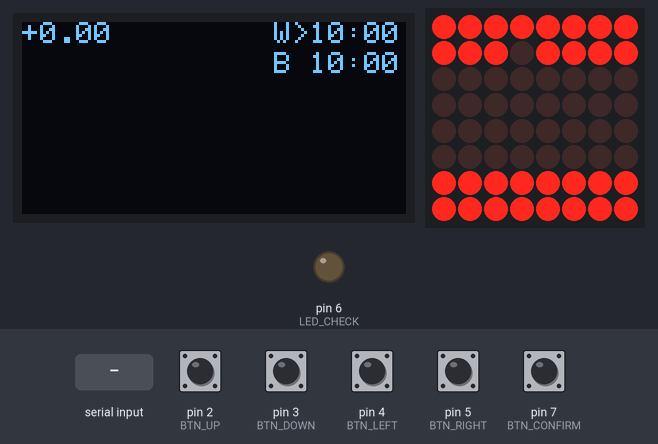
This sketch was run on a simulated Arduino Uno, built with avr-gcc and run on an emulated ATmega328P. On the bench: 128×64 one-colour display, 8×8 LED matrix, output pins drawn as LEDs (lit = HIGH). Inputs (shaded band) come from the test bench; at power-on: pin 2 (BTN_UP), pin 3 (BTN_DOWN), pin 4 (BTN_LEFT), pin 5 (BTN_RIGHT), pin 7 (BTN_CONFIRM) HIGH. What the sketch prints to the serial monitor is not drawn.

Above: at 1.2 s.
1.3 s: "EVALTXT:\n" received over Serial
At 3.4 s:
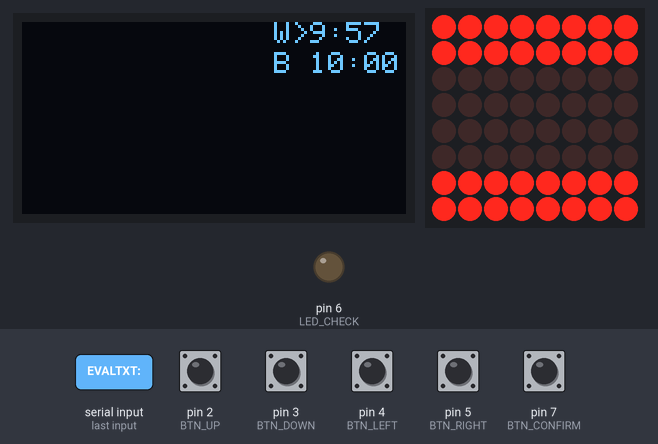
3.5 s: pin 2 (BTN_UP) pulled LOW for 1 s
At 4.75 s:
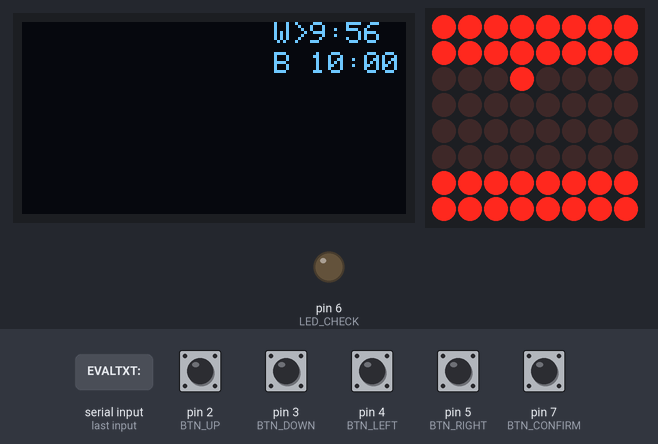
5.1 s: pin 4 (BTN_LEFT) pulled LOW for 0.15 s
At 5.48 s:
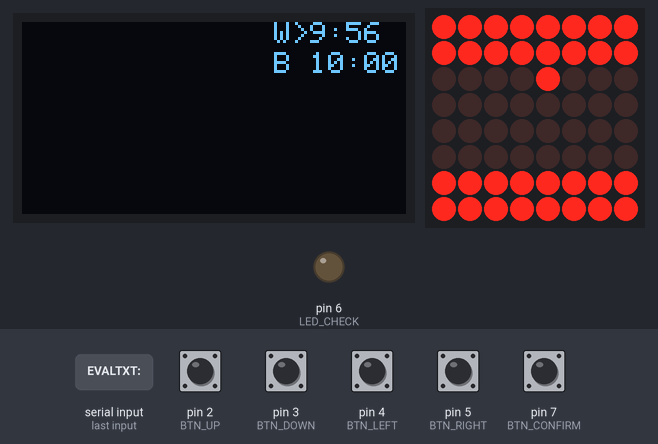
5.8 s: pin 3 (BTN_DOWN) pulled LOW for 0.15 s
At 6.2 s:
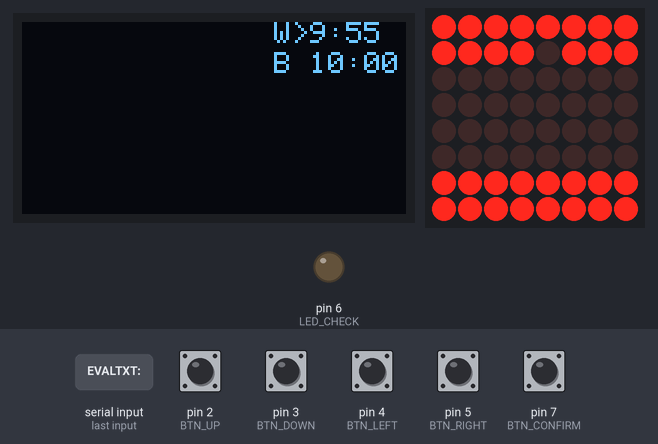
6.5 s: "EVALTXT::45\n" received over Serial
At 9.4 s:
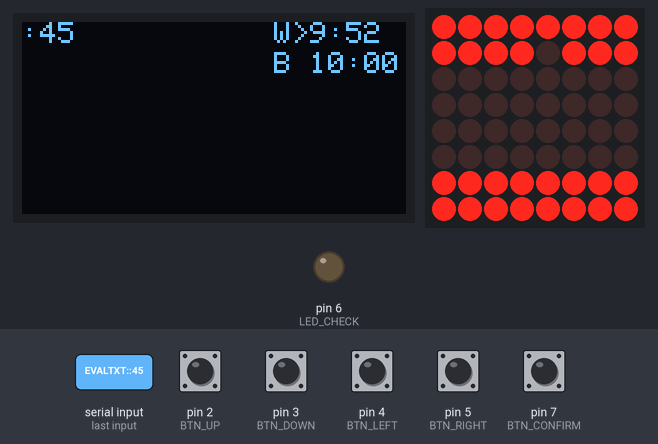
9.5 s: pin 5 (BTN_RIGHT) pulled LOW for 1 s
At 11.07 s:
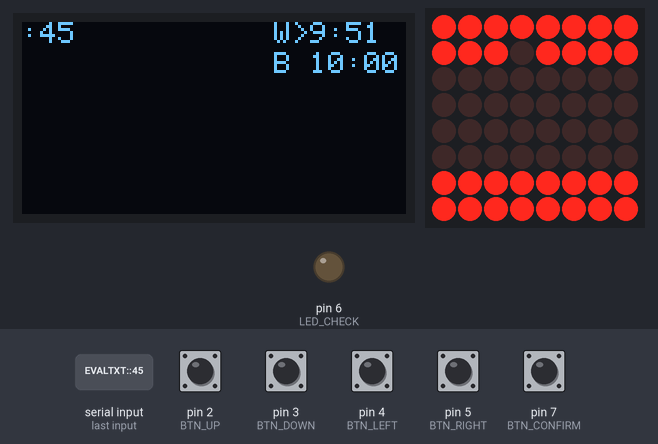
Timing chart, 0 to 12.1 s (numbered marks = the images above; inputs shaded):
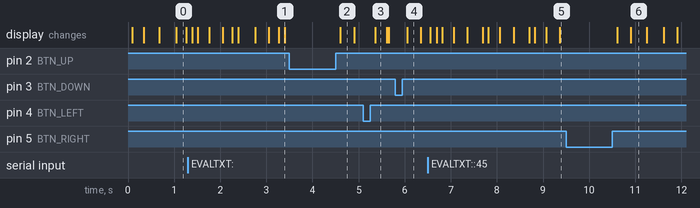

Measured:
- after the input at 1.3 s, the display: first differs from a run without the input after 0.21 s (image 1 shows a later state)
- after the input at 3.5 s, the display: changes after 1.1 s (image 2)
- after the input at 5.1 s, the display: changes after 0.26 s (image 3)
- after the input at 5.8 s, the display: changes after 0.26 s (image 4)

The sketch:

chess.ino
```cpp
#include <Arduino.h>
#include <Wire.h>
#include <SPI.h>
#include <Adafruit_GFX.h>
#include <Adafruit_SSD1306.h>
#include <MD_MAX72xx.h>

#define HW_TYPE  MD_MAX72XX::FC16_HW
#define MAX_CS   10
#define NUM_DEV  1
MD_MAX72XX mx(HW_TYPE, MAX_CS, NUM_DEV);

#define SCREEN_WIDTH 128
#define SCREEN_HEIGHT 64
Adafruit_SSD1306 oled(SCREEN_WIDTH, SCREEN_HEIGHT, &Wire, -1)

;
#define BTN_UP       2
#define BTN_DOWN     3
#define BTN_LEFT     4
#define BTN_RIGHT    5
#define BTN_CONFIRM  7
#define LED_CHECK    6

uint8_t board[8][8] = {
  {10,8,9,11,12,9,8,10},
  {7,7,7,7,7,7,7,7},
  {0,0,0,0,0,0,0,0},
  {0,0,0,0,0,0,0,0},
  {0,0,0,0,0,0,0,0},
  {0,0,0,0,0,0,0,0},
  {1,1,1,1,1,1,1,1},
  {4,2,3,5,6,3,2,4}
};

const char* FILES = "abcdefgh";
const char* RANKS = "12345678";

int  cursorFile = 4, cursorRank = 1;
bool selectingFrom = true;
int  fromFile = -1, fromRank = -1;

unsigned long whiteTime = 600;
unsigned long blackTime = 600;
unsigned long lastClockUpdate = 0;
bool whiteTurn = true;

bool   inCheck = false;
String evalText = "+0.00";

static inline String squareToStr(int f, int r) {
  String s; s.reserve(2);
  s += FILES[f]; s += RANKS[r];
  return s;
}

static inline void waitRelease(int pin) {
  while (digitalRead(pin) == LOW) delay(10);
  delay(40);
}

static bool longPress(int pin, uint16_t ms = 1200) {
  if (digitalRead(pin) != LOW) return false;
  unsigned long t0 = millis();
  while (digitalRead(pin) == LOW) {
    if (millis() - t0 >= ms) { waitRelease(pin); return true; }
    delay(10);
  }
  delay(30);
  return false;
}

static void resetBoard() {
  const uint8_t startBoard[8][8] = {
    {10,8,9,11,12,9,8,10},
    {7,7,7,7,7,7,7,7},
    {0,0,0,0,0,0,0,0},
    {0,0,0,0,0,0,0,0},
    {0,0,0,0,0,0,0,0},
    {0,0,0,0,0,0,0,0},
    {1,1,1,1,1,1,1,1},
    {4,2,3,5,6,3,2,4}
  };
  memcpy(board, startBoard, sizeof(board));
  whiteTime = 600; blackTime = 600; whiteTurn = true;
  inCheck = false; digitalWrite(LED_CHECK, LOW);
}

static void displayBoard() {
  mx.clear();
  for (int r = 0; r < 8; r++) {
    for (int f = 0; f < 8; f++) {
      if (board[r][f] != 0) mx.setPoint(r, f, true);
    }
  }
  static unsigned long lastBlink = 0; static bool blinkState = false;
  if (millis() - lastBlink > 300) { blinkState = !blinkState; lastBlink = millis(); }
  if (blinkState) {
    bool cur = mx.getPoint(cursorRank, cursorFile);
    mx.setPoint(cursorRank, cursorFile, !cur);
  }
  mx.update();
}

static void formatTime(unsigned long seconds, char* out) {
  int m = seconds / 60, s = seconds % 60;
  sprintf(out, "%d:%02d", m, s);
}

static void drawOLED() {
  oled.clearDisplay();
  oled.setTextSize(1);
  oled.setTextColor(SSD1306_WHITE);

  oled.setCursor(0, 0);
  oled.print(evalText);

  char ts[10];
  oled.setCursor(84, 0);
  oled.print(whiteTurn ? "W>" : "W ");
  formatTime(whiteTime, ts); oled.print(ts);

  oled.setCursor(84, 10);
  oled.print(whiteTurn ? "B " : "B>");
  formatTime(blackTime, ts); oled.print(ts);

  if (inCheck) {
    oled.setCursor(110, 54);
    oled.print("CHK");
  }

  oled.display();
}

static inline void repaintOLED() { drawOLED(); }

static void updateClock() {
  if (millis() - lastClockUpdate >= 1000) {
    if (whiteTurn) { if (whiteTime > 0) whiteTime--; }
    else           { if (blackTime > 0) blackTime--; }
    lastClockUpdate = millis();
  }
}

static inline void sendMove(const String& from, const String& to) {
  Serial.print("MOVE:"); Serial.println(from + to);
}

static void handleSerial() {
  while (Serial.available()) {
    String line = Serial.readStringUntil('\n');
    line.trim();
    if (!line.length()) continue;

    if (line.startsWith("ENGINE:")) {
      int c1 = line.indexOf(':');
      int c2 = line.indexOf(':', c1 + 1);
      if (c1 > 0 && c2 > c1) {
        String uci = line.substring(c1 + 1, c2);
        if (uci.length() >= 4) {
          int ff = uci.charAt(0) - 'a';
          int fr = uci.charAt(1) - '1';
          int tf = uci.charAt(2) - 'a';
          int tr = uci.charAt(3) - '1';
          if (ff>=0 && ff<8 && fr>=0 && fr<8 && tf>=0 && tf<8 && tr>=0 && tr<8) {
            board[tr][tf] = board[fr][ff];
            board[fr][ff] = 0;
          }
          whiteTurn = !whiteTurn;
        }
      }
    } else if (line.startsWith("CHECK:")) {
      inCheck = (line.substring(6).toInt() == 1);
      digitalWrite(LED_CHECK, inCheck ? HIGH : LOW);
    } else if (line.startsWith("NEWGAME")) {
      resetBoard();
    } else if (line.startsWith("EVALTXT:")) {
      evalText = line.substring(8);
    }
  }
}

void setup() {
  pinMode(BTN_UP, INPUT_PULLUP);
  pinMode(BTN_DOWN, INPUT_PULLUP);
  pinMode(BTN_LEFT, INPUT_PULLUP);
  pinMode(BTN_RIGHT, INPUT_PULLUP);
  pinMode(BTN_CONFIRM, INPUT_PULLUP);
  pinMode(LED_CHECK, OUTPUT);
  digitalWrite(LED_CHECK, LOW);

  Wire.begin();
  oled.begin(SSD1306_SWITCHCAPVCC, 0x3C);
  oled.clearDisplay(); oled.setTextColor(SSD1306_WHITE); oled.display();

  mx.begin();
  mx.control(MD_MAX72XX::INTENSITY, 5);
  mx.clear();

  Serial.begin(115200);
  Serial.println("READY");

  lastClockUpdate = millis();
  repaintOLED();
}

void loop() {
  bool changed = false;

  if (digitalRead(BTN_UP) == LOW)    { cursorRank = min(7, cursorRank + 1); changed=true; waitRelease(BTN_UP); }
  if (digitalRead(BTN_DOWN) == LOW)  { cursorRank = max(0, cursorRank - 1); changed=true; waitRelease(BTN_DOWN); }
  if (digitalRead(BTN_LEFT) == LOW)  { cursorFile = max(0, cursorFile - 1); changed=true; waitRelease(BTN_LEFT); }
  if (digitalRead(BTN_RIGHT) == LOW) { cursorFile = min(7, cursorFile + 1); changed=true; waitRelease(BTN_RIGHT); }

  if (digitalRead(BTN_CONFIRM) == LOW) {
    if (longPress(BTN_CONFIRM, 1200)) {
      Serial.println("NEWGAME");
      selectingFrom = true; fromFile = fromRank = -1; changed = true;
    } else {
      waitRelease(BTN_CONFIRM);
      if (selectingFrom) {
        if (board[cursorRank][cursorFile] != 0) {
          fromFile = cursorFile; fromRank = cursorRank;
          selectingFrom = false; changed = true;
        }
      } else {
        String from = squareToStr(fromFile, fromRank);
        String to   = squareToStr(cursorFile, cursorRank);
        board[cursorRank][cursorFile] = board[fromRank][fromFile];
        board[fromRank][fromFile] = 0;
        sendMove(from, to);
        selectingFrom = true; fromFile = fromRank = -1;
        whiteTurn = !whiteTurn; changed = true;
      }
    }
  }

  if (changed) repaintOLED();
  displayBoard();
  updateClock();
  handleSerial();

  static unsigned long lastRepaint = 0;
  if (millis() - lastRepaint > 200) { repaintOLED(); lastRepaint = millis(); }

  delay(40);
}
```
